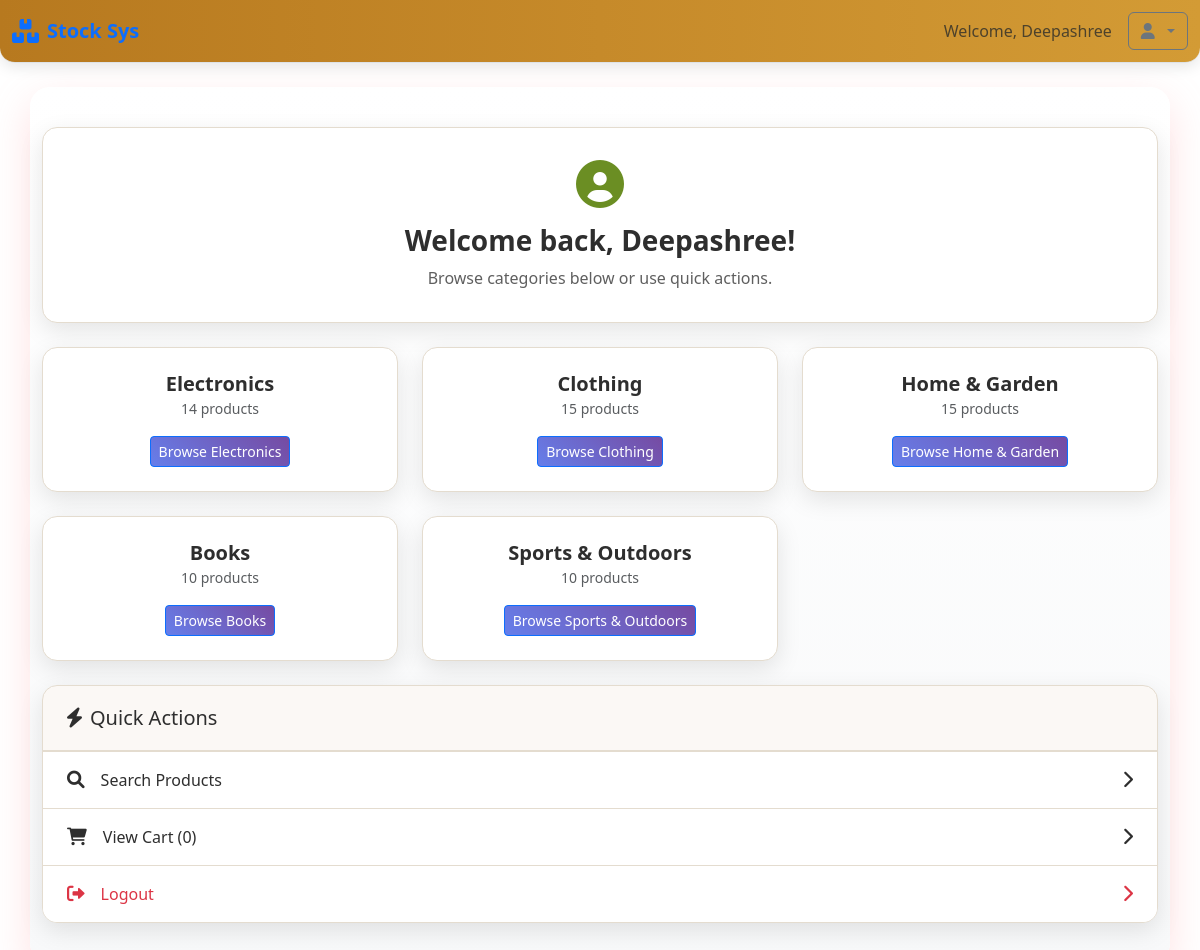
Page /user (signed in) on the committed database.
### tables this page shows
CREATE TABLE users (
    user_id INTEGER PRIMARY KEY AUTOINCREMENT,
    username TEXT UNIQUE NOT NULL,
    email TEXT UNIQUE NOT NULL,
    password TEXT NOT NULL,
    role TEXT NOT NULL
);

CREATE TABLE products (
    product_id INTEGER PRIMARY KEY AUTOINCREMENT,
    name TEXT NOT NULL,
    category TEXT NOT NULL,
    quantity INTEGER NOT NULL,
    price REAL NOT NULL,
    threshold INTEGER NOT NULL
);

### app.py (the view)
@app.route("/user")
@login_required
def user_dashboard():
    if "user_id" not in session:
        return redirect(url_for("home"))
    user_id = session["user_id"]
    conn = get_db()
    products = conn.execute("SELECT * FROM products").fetchall()
    cart_items = conn.execute("""
        SELECT p.name, p.price, c.quantity
        FROM cart c
        JOIN products p ON c.product_id = p.product_id
        WHERE c.user_id = ?
    """, (user_id,)).fetchall()
    total_price = sum(item['price'] * item['quantity'] for item in cart_items)
    products_by_category = {}
    for product in products:
        category = product['category']
        if category not in products_by_category:
            products_by_category[category] = []
        products_by_category[category].append(product)
    conn.close()
    username = session.get("username", "User")
    return render_template("user_dashboard.html", username=username, products_by_category=products_by_category, cart_items=cart_items, total_price=total_price)

### app.py (called while the page is built)
@login_manager.user_loader
def load_user(user_id):
    conn = get_db()
    user = conn.execute("SELECT * FROM users WHERE user_id=?", (user_id,)).fetchone()
    conn.close()
    if user:
        return User(user['user_id'], user['email'], user['role'])
    return None

def get_db():
    conn = sqlite3.connect("database.db")
    conn.row_factory = sqlite3.Row
    return conn

### templates/user_dashboard.html (shortened to what this page needs)
<!DOCTYPE html>
<html lang="en">
<head>
  <link rel="stylesheet" href="{{ url_for('static', filename='style.css') }}">
  <link href="https://cdn.jsdelivr.net/npm/bootstrap@5.3.0/dist/css/bootstrap.min.css" rel="stylesheet">
  <link rel="stylesheet" href="https://cdnjs.cloudflare.com/ajax/libs/font-awesome/6.0.0/css/all.min.css">
</head>
<body class="dashboard-body">
  <nav class="navbar navbar-expand-lg navbar-light bg-white border-bottom">
    <div class="container-fluid">
      <a class="navbar-brand d-flex align-items-center" href="#">
        <div class="logo-icon me-2">
          <i class="fas fa-boxes text-primary"></i>
        </div>
        <span class="fw-bold text-primary">Stock Sys</span>
      </a>
      <div class="d-flex align-items-center">
        <span class="text-muted me-3">Welcome, {{ username }}</span>
        <div class="dropdown">
          <button class="btn btn-outline-secondary dropdown-toggle" type="button" id="userDropdown" data-bs-toggle="dropdown" title="User Menu">
            <i class="fas fa-user me-1"></i>
          </button>
        </div>
      </div>
    </div>
  </nav>
  <div class="container mt-4">
    <div class="row">
      <div class="col-12">
        <div class="row mb-4">
          <div class="col-12">
            <div class="welcome-card">
              <div class="welcome-content">
                <i class="fas fa-user-circle welcome-icon"></i>
                <h4 class="welcome-title">Welcome back, {{ username }}!</h4>
                <p class="welcome-text">Browse categories below or use quick actions.</p>
              </div>
            </div>
          </div>
        </div>
        <div class="row">
          {% for category, products in products_by_category.items() %}
          <div class="col-lg-4 col-md-6 mb-4">
            <div class="category-card">
              <div class="category-header">
                <h5 class="mb-0">{{ category }}</h5>
                <small class="text-muted">{{ products|length }} products</small>
              </div>
              <div class="category-content">
                <a href="{{ url_for('view_category', category=category) }}" class="btn btn-primary btn-sm">Browse {{ category }}</a>
              </div>
            </div>
          </div>
          {% endfor %}
        </div>
        <div class="row">
          <div class="col-12">
            <div class="quick-actions-card">
              <div class="quick-actions-header">
                <h5 class="mb-0"><i class="fas fa-bolt me-2"></i>Quick Actions</h5>
              </div>
              <div class="quick-actions-content">
                <a href="{{ url_for('search') }}" class="quick-action-btn">
                  <i class="fas fa-search me-3"></i>
                  <span>Search Products</span>
                  <i class="fas fa-chevron-right ms-auto"></i>
                </a>
                <a href="{{ url_for('view_cart') }}" class="quick-action-btn">
                  <i class="fas fa-shopping-cart me-3"></i>
                  <span>View Cart ({{ cart_items|length }})</span>
                  <i class="fas fa-chevron-right ms-auto"></i>
                </a>
                <a href="/logout" class="quick-action-btn text-danger">
                  <i class="fas fa-sign-out-alt me-3"></i>
                  <span>Logout</span>
                  <i class="fas fa-chevron-right ms-auto"></i>
                </a>
              </div>
            </div>
          </div>
        </div>
      </div>
    </div>
  </div>
</body>
</html>

### static/style.css (style rules this page uses)
body { background: linear-gradient(135deg, #ff9a9e 0%, #fecfef 50%, #a8edea 100%); font-family: "Segoe UI", Tahoma, Geneva, Verdana, sans-serif; min-height: 100vh; margin: 0; color: #212529; position: relative; overflow-x: hidden; }
.navbar { background: linear-gradient(90deg, #ffecd2 0%, #fcb69f 50%, #ff9a9e 100%); border-radius: 0 0 15px 15px; box-shadow: 0 4px 15px rgba(0, 0, 0, 0.1); }
.navbar-brand { color: #333; font-weight: bold; font-size: 1.5rem; }
.container { background: linear-gradient(180deg, #ffffff 0%, #f8f9fa 100%); border-radius: 20px; padding: 40px; margin-top: 30px; box-shadow: 0 15px 40px rgba(255, 154, 158, 0.3); color: #212529; }
.btn { border-radius: 25px; padding: 10px 20px; font-weight: 600; transition: all 0.3s ease; }
.btn-primary { background: linear-gradient(45deg, #667eea, #764ba2); border: none; color: #fff; }

### templates/user_dashboard.html (style rules this page uses)
.dashboard-body { background-image: url('/static/images/warehouse-bg.jpg'); background-size: cover; background-position: center; background-attachment: fixed; background-repeat: no-repeat; font-family: "Segoe UI", Tahoma, Geneva, Verdana, sans-serif; min-height: 100vh; margin: 0; color: #212529; position: relative; overflow-x: hidden; }
.dashboard-body::before { content: ''; position: fixed; top: 0; left: 0; width: 100%; height: 100%; background: rgba(245, 243, 239, 0); z-index: -1; }
.navbar { background: linear-gradient(90deg, #B7791F 0%, #C68A2A 50%, #D39B35 100%); border-radius: 0 0 15px 15px; box-shadow: 0 4px 15px rgba(0, 0, 0, 0.1); position: relative; z-index: 1030; }
.logo-icon { font-size: 1.5rem; }
.welcome-card { background: #FFFFFF; border-radius: 15px; padding: 2rem; box-shadow: 0 8px 25px rgba(0, 0, 0, 0.1); border: 1px solid #E4DCCF; color: #2E2E2E; text-align: center; transition: all 0.3s ease; }
.welcome-content { display: flex; flex-direction: column; align-items: center; }
.welcome-icon { font-size: 3rem; margin-bottom: 1rem; color: #6B8E23; transition: transform 0.3s ease; }
.welcome-title { font-size: 1.75rem; font-weight: 700; margin-bottom: 0.5rem; color: #2E2E2E; }
.welcome-text { font-size: 1rem; color: #5F5F5F; margin-bottom: 0; }
.category-card { background: #FFFFFF; border-radius: 15px; padding: 1.5rem; box-shadow: 0 8px 25px rgba(0, 0, 0, 0.1); border: 1px solid #E4DCCF; transition: all 0.3s ease; text-align: center; color: #2E2E2E; }
.category-header h5 { font-size: 1.25rem; font-weight: 700; color: #2E2E2E; margin-bottom: 0.5rem; }
.category-header small { color: #D1B89D; font-size: 0.875rem; }
.category-content { margin-top: 1rem; }
.quick-actions-card { background: #FFFFFF; border-radius: 15px; box-shadow: 0 8px 25px rgba(0, 0, 0, 0.1); border: 1px solid #E4DCCF; overflow: hidden; transition: all 0.3s ease; }
.quick-actions-header { padding: 1.25rem 1.5rem; border-bottom: 2px solid #E4DCCF; background: rgba(209, 184, 157, 0.1); color: #2E2E2E; }
.quick-actions-content { padding: 0; background: #FFFFFF; }
.quick-action-btn { display: flex; align-items: center; padding: 1rem 1.5rem; border-bottom: 1px solid #E4DCCF; text-decoration: none; color: #2E2E2E; transition: all 0.2s ease; }
.quick-action-btn:last-child { border-bottom: none; }
.quick-action-btn i { font-size: 1.1rem; }
.quick-action-btn span { flex: 1; font-weight: 500; }

### rows in the picture
users: username "Deepashree"
products: category "Electronics", products "14"
products: category "Clothing", products "15"
products: category "Home & Garden", products "15"
products: category "Books", products "10"
products: category "Sports & Outdoors", products "10"

### other values in the picture
{{ cart_items|length }} "0"
